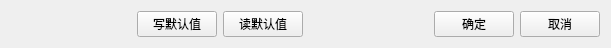
  <widget class="QWidget" name="layoutWidget">
   <property name="geometry">
    <rect>
     <x>9</x>
     <y>446</y>
     <width>611</width>
     <height>25</height>
    </rect>
   </property>
   <layout class="QHBoxLayout" name="ly_para_btn">
    <item>
     <spacer name="sp_para_btn2">
      <property name="orientation">
       <enum>Qt::Horizontal</enum>
      </property>
      <property name="sizeHint" stdset="0">
       <size>
        <width>40</width>
        <height>20</height>
       </size>
      </property>
     </spacer>
    </item>
    <item>
     <widget class="QPushButton" name="btn_para_write">
      <property name="text">
       <string>写默认值</string>
      </property>
     </widget>
    </item>
    <item>
     <widget class="QPushButton" name="btn_para_read">
      <property name="text">
       <string>读默认值</string>
      </property>
     </widget>
    </item>
    <item>
     <spacer name="sp_para_btn1">
      <property name="orientation">
       <enum>Qt::Horizontal</enum>
      </property>
      <property name="sizeHint" stdset="0">
       <size>
        <width>40</width>
        <height>20</height>
       </size>
      </property>
     </spacer>
    </item>
    <item>
     <widget class="QPushButton" name="btn_para_enter">
      <property name="text">
       <string>确定</string>
      </property>
     </widget>
    </item>
    <item>
     <widget class="QPushButton" name="btn_para_cancle">
      <property name="text">
       <string>取消</string>
      </property>
     </widget>
    </item>
   </layout>
  </widget>
